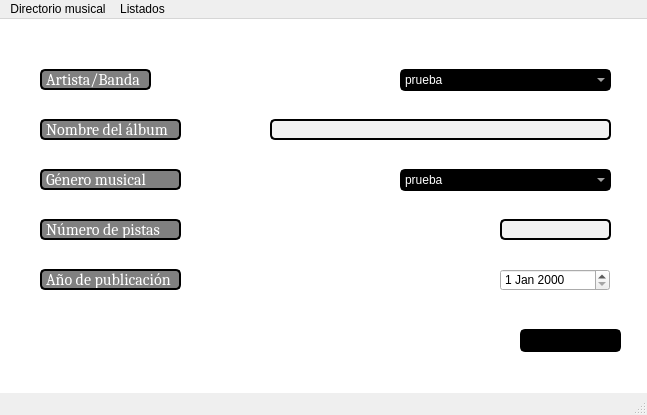
<?xml version="1.0" encoding="UTF-8"?>
<ui version="4.0">
 <class>MainWindow</class>
 <widget class="QMainWindow" name="MainWindow">
  <property name="geometry">
   <rect>
    <x>0</x>
    <y>0</y>
    <width>647</width>
    <height>415</height>
   </rect>
  </property>
  <property name="windowTitle">
   <string>Directorio musical</string>
  </property>
  <property name="styleSheet">
   <string notr="true"/>
  </property>
  <widget class="QWidget" name="principal_widget">
   <widget class="QGraphicsView" name="gph_background">
    <property name="geometry">
     <rect>
      <x>-10</x>
      <y>-20</y>
      <width>671</width>
      <height>431</height>
     </rect>
    </property>
    <property name="styleSheet">
     <string notr="true">background-image: url(:/background/ini_background.jpg);background-repeat: no-repeat; background-position: center;</string>
    </property>
   </widget>
   <widget class="QLabel" name="lbl_disco_nom_banda">
    <property name="geometry">
     <rect>
      <x>40</x>
      <y>50</y>
      <width>111</width>
      <height>21</height>
     </rect>
    </property>
    <property name="font">
     <font>
      <family>Cambria</family>
      <pointsize>12</pointsize>
     </font>
    </property>
    <property name="styleSheet">
     <string notr="true">background-color: grey;
color:white;
border: 2px solid black;
border-radius:5px;</string>
    </property>
    <property name="text">
     <string>Artista/Banda</string>
    </property>
   </widget>
   <widget class="QLabel" name="lbl_disco_nom_album">
    <property name="geometry">
     <rect>
      <x>40</x>
      <y>100</y>
      <width>141</width>
      <height>21</height>
     </rect>
    </property>
    <property name="font">
     <font>
      <family>Cambria</family>
      <pointsize>12</pointsize>
     </font>
    </property>
    <property name="styleSheet">
     <string notr="true">background-color: grey;
color:white;
border: 2px solid black;
border-radius:5px;</string>
    </property>
    <property name="text">
     <string>Nombre del álbum</string>
    </property>
   </widget>
   <widget class="QLineEdit" name="txt_disco_nom_album">
    <property name="geometry">
     <rect>
      <x>270</x>
      <y>100</y>
      <width>341</width>
      <height>21</height>
     </rect>
    </property>
    <property name="font">
     <font>
      <family>Cambria</family>
      <pointsize>12</pointsize>
     </font>
    </property>
    <property name="styleSheet">
     <string notr="true">background-color:#f2f2f2;
color:white;
border: 2px solid black;
border-radius:5px;
</string>
    </property>
   </widget>
   <widget class="QPushButton" name="btn_incluir_disco">
    <property name="geometry">
     <rect>
      <x>520</x>
      <y>310</y>
      <width>101</width>
      <height>23</height>
     </rect>
    </property>
    <property name="font">
     <font>
      <pointsize>12</pointsize>
     </font>
    </property>
    <property name="styleSheet">
     <string notr="true">border: 2px solid black;
border-radius:5px;
color:black;
background-color:rgb(0,0,0);</string>
    </property>
    <property name="text">
     <string>Incluir</string>
    </property>
   </widget>
   <widget class="QLabel" name="lbl_disco_num_pistas">
    <property name="geometry">
     <rect>
      <x>40</x>
      <y>200</y>
      <width>141</width>
      <height>21</height>
     </rect>
    </property>
    <property name="font">
     <font>
      <family>Cambria</family>
      <pointsize>12</pointsize>
     </font>
    </property>
    <property name="styleSheet">
     <string notr="true">background-color: grey;
color:white;
border: 2px solid black;
border-radius:5px;</string>
    </property>
    <property name="text">
     <string>Número de pistas</string>
    </property>
   </widget>
   <widget class="QLineEdit" name="txt_disco_num_pistas">
    <property name="geometry">
     <rect>
      <x>500</x>
      <y>200</y>
      <width>111</width>
      <height>21</height>
     </rect>
    </property>
    <property name="font">
     <font>
      <family>Cambria</family>
      <pointsize>12</pointsize>
     </font>
    </property>
    <property name="styleSheet">
     <string notr="true">background-color:#f2f2f2;
color:white;
border: 2px solid black;
border-radius:5px;
</string>
    </property>
   </widget>
   <widget class="QLabel" name="lbl_disco_anho_publicacion">
    <property name="geometry">
     <rect>
      <x>40</x>
      <y>250</y>
      <width>141</width>
      <height>21</height>
     </rect>
    </property>
    <property name="font">
     <font>
      <family>Cambria</family>
      <pointsize>12</pointsize>
     </font>
    </property>
    <property name="styleSheet">
     <string notr="true">background-color: grey;
color:white;
border: 2px solid black;
border-radius:5px;</string>
    </property>
    <property name="text">
     <string>Año de publicación</string>
    </property>
   </widget>
   <widget class="QDateEdit" name="date_disco_anho_publicacion">
    <property name="geometry">
     <rect>
      <x>500</x>
      <y>250</y>
      <width>110</width>
      <height>22</height>
     </rect>
    </property>
   </widget>
   <widget class="QComboBox" name="combo_disco_nom_banda">
    <property name="geometry">
     <rect>
      <x>400</x>
      <y>50</y>
      <width>211</width>
      <height>22</height>
     </rect>
    </property>
    <property name="styleSheet">
     <string notr="true">background-color:rgb(0,0,0 0.8);color:white;border: 2px solid black;border-radius:5px;</string>
    </property>
    <item>
     <property name="text">
      <string>prueba</string>
     </property>
    </item>
   </widget>
   <widget class="QLabel" name="lbl_disco_genero">
    <property name="geometry">
     <rect>
      <x>40</x>
      <y>150</y>
      <width>141</width>
      <height>21</height>
     </rect>
    </property>
    <property name="font">
     <font>
      <family>Cambria</family>
      <pointsize>12</pointsize>
     </font>
    </property>
    <property name="styleSheet">
     <string notr="true">background-color: grey;
color:white;
border: 2px solid black;
border-radius:5px;</string>
    </property>
    <property name="text">
     <string>Género musical</string>
    </property>
   </widget>
   <widget class="QComboBox" name="combo_disco_genero">
    <property name="geometry">
     <rect>
      <x>400</x>
      <y>150</y>
      <width>211</width>
      <height>22</height>
     </rect>
    </property>
    <property name="styleSheet">
     <string notr="true">background-color:rgb(0,0,0 0.8);color:white;border: 2px solid black;border-radius:5px;</string>
    </property>
    <item>
     <property name="text">
      <string>prueba</string>
     </property>
    </item>
    <item>
     <property name="text">
      <string>prueba2</string>
     </property>
    </item>
    <item>
     <property name="text">
      <string>prueba3</string>
     </property>
    </item>
   </widget>
  </widget>
  <widget class="QMenuBar" name="menubar">
   <property name="geometry">
    <rect>
     <x>0</x>
     <y>0</y>
     <width>647</width>
     <height>21</height>
    </rect>
   </property>
   <widget class="QMenu" name="menuDirectorio_musical">
    <property name="title">
     <string>Directorio musical</string>
    </property>
    <addaction name="actionIncluir_artista_banda"/>
    <addaction name="actionIncluir_disco"/>
    <addaction name="actionIncluir_genero"/>
   </widget>
   <widget class="QMenu" name="menuListados">
    <property name="title">
     <string>Listados</string>
    </property>
    <addaction name="actionListar_artistas_bandas"/>
    <addaction name="actionListar_discos"/>
    <addaction name="actionListar_generos"/>
   </widget>
   <addaction name="menuDirectorio_musical"/>
   <addaction name="menuListados"/>
  </widget>
  <widget class="QStatusBar" name="barra_estado"/>
  <action name="actionIncluir_artista_banda">
   <property name="text">
    <string>Incluir artista/banda</string>
   </property>
  </action>
  <action name="actionIncluir_disco">
   <property name="text">
    <string>Incluir disco</string>
   </property>
  </action>
  <action name="actionIncluir_genero">
   <property name="text">
    <string>Incluir género</string>
   </property>
  </action>
  <action name="actionListar_artistas_bandas">
   <property name="text">
    <string>Listar artistas/bandas</string>
   </property>
  </action>
  <action name="actionListar_discos">
   <property name="text">
    <string>Listar discos</string>
   </property>
  </action>
  <action name="actionListar_generos">
   <property name="text">
    <string>Listar géneros</string>
   </property>
  </action>
 </widget>
 <resources>
  <include location="../images/css.qrc"/>
 </resources>
 <connections/>
</ui>
